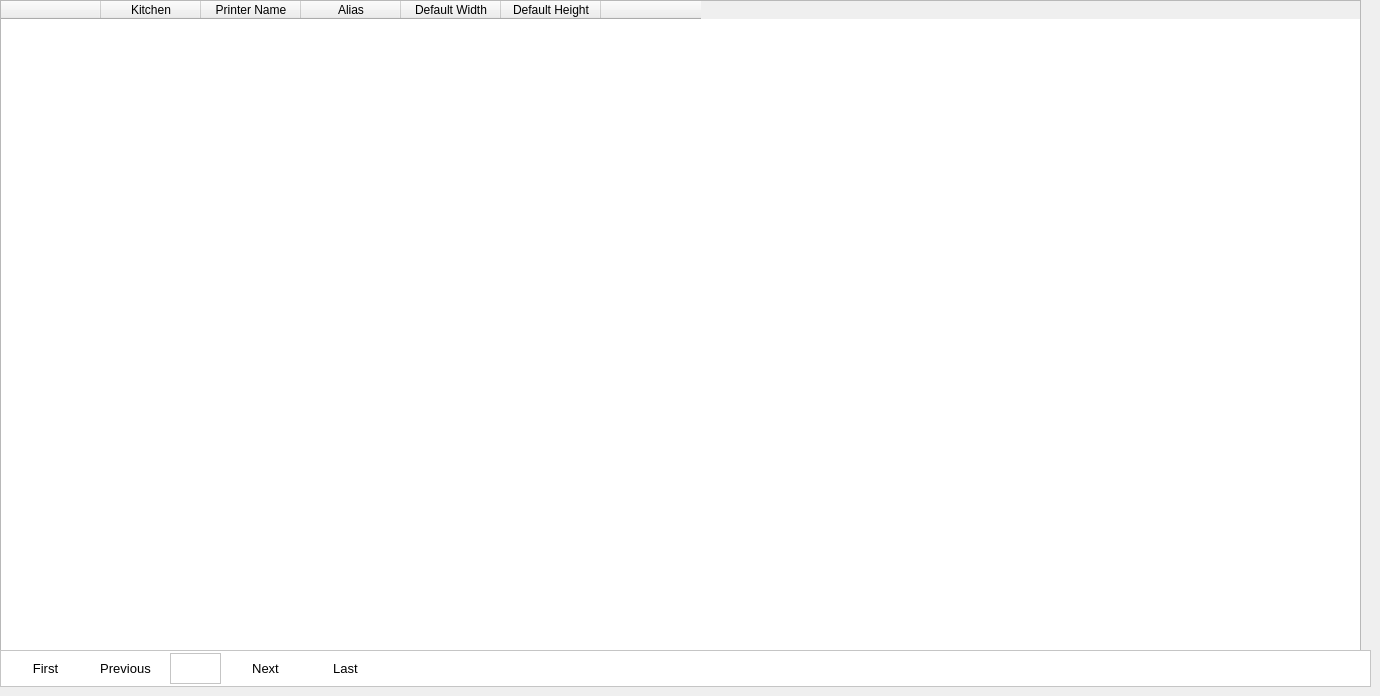
    <widget class="QWidget" name="tabPrinterSetup">
     <attribute name="title">
      <string>Printer Setup</string>
     </attribute>
     <widget class="QFrame" name="frame_21">
      <property name="geometry">
       <rect>
        <x>0</x>
        <y>0</y>
        <width>1361</width>
        <height>651</height>
       </rect>
      </property>
      <property name="frameShape">
       <enum>QFrame::StyledPanel</enum>
      </property>
      <property name="frameShadow">
       <enum>QFrame::Raised</enum>
      </property>
      <widget class="QTableWidget" name="tableWidgetPrinter">
       <property name="geometry">
        <rect>
         <x>0</x>
         <y>0</y>
         <width>1361</width>
         <height>651</height>
        </rect>
       </property>
       <property name="minimumSize">
        <size>
         <width>1361</width>
         <height>0</height>
        </size>
       </property>
       <column>
        <property name="text">
         <string/>
        </property>
       </column>
       <column>
        <property name="text">
         <string>Kitchen</string>
        </property>
       </column>
       <column>
        <property name="text">
         <string>Printer Name</string>
        </property>
       </column>
       <column>
        <property name="text">
         <string>Alias</string>
        </property>
       </column>
       <column>
        <property name="text">
         <string>Default Width</string>
        </property>
       </column>
       <column>
        <property name="text">
         <string>Default Height</string>
        </property>
       </column>
       <column>
        <property name="text">
         <string/>
        </property>
       </column>
      </widget>
     </widget>
     <widget class="QFrame" name="frame_22">
      <property name="geometry">
       <rect>
        <x>0</x>
        <y>650</y>
        <width>1371</width>
        <height>37</height>
       </rect>
      </property>
      <property name="styleSheet">
       <string notr="true">background-color: rgb(255, 255, 255);
color: rgb(255, 255, 255);</string>
      </property>
      <property name="frameShape">
       <enum>QFrame::StyledPanel</enum>
      </property>
      <property name="frameShadow">
       <enum>QFrame::Raised</enum>
      </property>
      <widget class="QPushButton" name="pushButtonPrinterFirst">
       <property name="geometry">
        <rect>
         <x>10</x>
         <y>0</y>
         <width>71</width>
         <height>37</height>
        </rect>
       </property>
       <property name="font">
        <font>
         <family>Segoe UI</family>
         <pointsize>10</pointsize>
        </font>
       </property>
       <property name="styleSheet">
        <string notr="true">color: rgb(0, 0, 0);</string>
       </property>
       <property name="text">
        <string>First</string>
       </property>
       <property name="flat">
        <bool>true</bool>
       </property>
      </widget>
      <widget class="QPushButton" name="pushButtonPrinterPrevious">
       <property name="geometry">
        <rect>
         <x>90</x>
         <y>0</y>
         <width>71</width>
         <height>37</height>
        </rect>
       </property>
       <property name="font">
        <font>
         <family>Segoe UI</family>
         <pointsize>10</pointsize>
        </font>
       </property>
       <property name="styleSheet">
        <string notr="true">color: rgb(0, 0, 0);</string>
       </property>
       <property name="text">
        <string>Previous</string>
       </property>
       <property name="flat">
        <bool>true</bool>
       </property>
      </widget>
      <widget class="QPushButton" name="pushButtonPrinterNext">
       <property name="geometry">
        <rect>
         <x>230</x>
         <y>0</y>
         <width>71</width>
         <height>37</height>
        </rect>
       </property>
       <property name="font">
        <font>
         <family>Segoe UI</family>
         <pointsize>10</pointsize>
        </font>
       </property>
       <property name="styleSheet">
        <string notr="true">color: rgb(0, 0, 0);</string>
       </property>
       <property name="text">
        <string>Next</string>
       </property>
       <property name="flat">
        <bool>true</bool>
       </property>
      </widget>
      <widget class="QPushButton" name="pushButtonPrinterLast">
       <property name="geometry">
        <rect>
         <x>310</x>
         <y>0</y>
         <width>71</width>
         <height>37</height>
        </rect>
       </property>
       <property name="font">
        <font>
         <family>Segoe UI</family>
         <pointsize>10</pointsize>
        </font>
       </property>
       <property name="styleSheet">
        <string notr="true">color: rgb(0, 0, 0);</string>
       </property>
       <property name="text">
        <string>Last</string>
       </property>
       <property name="flat">
        <bool>true</bool>
       </property>
      </widget>
      <widget class="QTextEdit" name="textEditPagePrinterNumber">
       <property name="geometry">
        <rect>
         <x>170</x>
         <y>3</y>
         <width>51</width>
         <height>31</height>
        </rect>
       </property>
       <property name="font">
        <font>
         <family>Segoe UI</family>
         <pointsize>10</pointsize>
        </font>
       </property>
       <property name="styleSheet">
        <string notr="true">color: rgb(0, 0, 0);</string>
       </property>
       <property name="readOnly">
        <bool>true</bool>
       </property>
      </widget>
     </widget>
    </widget>
